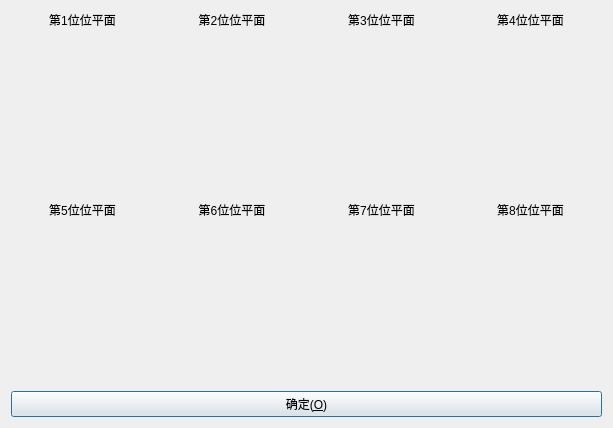
<?xml version="1.0" encoding="UTF-8"?>
<ui version="4.0">
 <class>BitPlaneDialog</class>
 <widget class="QDialog" name="BitPlaneDialog">
  <property name="geometry">
   <rect>
    <x>0</x>
    <y>0</y>
    <width>613</width>
    <height>428</height>
   </rect>
  </property>
  <property name="windowTitle">
   <string>位平面显示</string>
  </property>
  <layout class="QVBoxLayout" name="verticalLayout">
   <item>
    <layout class="QHBoxLayout" name="_layoutUp">
     <item>
      <layout class="QVBoxLayout" name="_layout1">
       <item>
        <widget class="QLabel" name="_lab1">
         <property name="sizePolicy">
          <sizepolicy hsizetype="Preferred" vsizetype="Maximum">
           <horstretch>0</horstretch>
           <verstretch>0</verstretch>
          </sizepolicy>
         </property>
         <property name="text">
          <string>第1位位平面</string>
         </property>
         <property name="alignment">
          <set>Qt::AlignCenter</set>
         </property>
        </widget>
       </item>
       <item>
        <widget class="QLabel" name="_img1">
         <property name="text">
          <string/>
         </property>
        </widget>
       </item>
      </layout>
     </item>
     <item>
      <layout class="QVBoxLayout" name="_layout2">
       <item>
        <widget class="QLabel" name="_lab2">
         <property name="sizePolicy">
          <sizepolicy hsizetype="Preferred" vsizetype="Maximum">
           <horstretch>0</horstretch>
           <verstretch>0</verstretch>
          </sizepolicy>
         </property>
         <property name="text">
          <string>第2位位平面</string>
         </property>
         <property name="alignment">
          <set>Qt::AlignCenter</set>
         </property>
        </widget>
       </item>
       <item>
        <widget class="QLabel" name="_img2">
         <property name="text">
          <string/>
         </property>
        </widget>
       </item>
      </layout>
     </item>
     <item>
      <layout class="QVBoxLayout" name="_layout3">
       <item>
        <widget class="QLabel" name="_lab3">
         <property name="sizePolicy">
          <sizepolicy hsizetype="Preferred" vsizetype="Maximum">
           <horstretch>0</horstretch>
           <verstretch>0</verstretch>
          </sizepolicy>
         </property>
         <property name="text">
          <string>第3位位平面</string>
         </property>
         <property name="alignment">
          <set>Qt::AlignCenter</set>
         </property>
        </widget>
       </item>
       <item>
        <widget class="QLabel" name="_img3">
         <property name="text">
          <string/>
         </property>
        </widget>
       </item>
      </layout>
     </item>
     <item>
      <layout class="QVBoxLayout" name="_layout4">
       <item>
        <widget class="QLabel" name="_lab4">
         <property name="sizePolicy">
          <sizepolicy hsizetype="Preferred" vsizetype="Maximum">
           <horstretch>0</horstretch>
           <verstretch>0</verstretch>
          </sizepolicy>
         </property>
         <property name="text">
          <string>第4位位平面</string>
         </property>
         <property name="alignment">
          <set>Qt::AlignCenter</set>
         </property>
        </widget>
       </item>
       <item>
        <widget class="QLabel" name="_img4">
         <property name="text">
          <string/>
         </property>
        </widget>
       </item>
      </layout>
     </item>
    </layout>
   </item>
   <item>
    <layout class="QHBoxLayout" name="_layoutDown">
     <item>
      <layout class="QVBoxLayout" name="_layout5">
       <item>
        <widget class="QLabel" name="_lab5">
         <property name="sizePolicy">
          <sizepolicy hsizetype="Preferred" vsizetype="Maximum">
           <horstretch>0</horstretch>
           <verstretch>0</verstretch>
          </sizepolicy>
         </property>
         <property name="text">
          <string>第5位位平面</string>
         </property>
         <property name="alignment">
          <set>Qt::AlignCenter</set>
         </property>
        </widget>
       </item>
       <item>
        <widget class="QLabel" name="_img5">
         <property name="text">
          <string/>
         </property>
        </widget>
       </item>
      </layout>
     </item>
     <item>
      <layout class="QVBoxLayout" name="_layout6">
       <item>
        <widget class="QLabel" name="_lab6">
         <property name="sizePolicy">
          <sizepolicy hsizetype="Preferred" vsizetype="Maximum">
           <horstretch>0</horstretch>
           <verstretch>0</verstretch>
          </sizepolicy>
         </property>
         <property name="text">
          <string>第6位位平面</string>
         </property>
         <property name="alignment">
          <set>Qt::AlignCenter</set>
         </property>
        </widget>
       </item>
       <item>
        <widget class="QLabel" name="_img6">
         <property name="text">
          <string/>
         </property>
        </widget>
       </item>
      </layout>
     </item>
     <item>
      <layout class="QVBoxLayout" name="_layout7">
       <item>
        <widget class="QLabel" name="_lab7">
         <property name="sizePolicy">
          <sizepolicy hsizetype="Preferred" vsizetype="Maximum">
           <horstretch>0</horstretch>
           <verstretch>0</verstretch>
          </sizepolicy>
         </property>
         <property name="text">
          <string>第7位位平面</string>
         </property>
         <property name="alignment">
          <set>Qt::AlignCenter</set>
         </property>
        </widget>
       </item>
       <item>
        <widget class="QLabel" name="_img7">
         <property name="text">
          <string/>
         </property>
        </widget>
       </item>
      </layout>
     </item>
     <item>
      <layout class="QVBoxLayout" name="_layout8">
       <item>
        <widget class="QLabel" name="_lab8">
         <property name="sizePolicy">
          <sizepolicy hsizetype="Preferred" vsizetype="Maximum">
           <horstretch>0</horstretch>
           <verstretch>0</verstretch>
          </sizepolicy>
         </property>
         <property name="text">
          <string>第8位位平面</string>
         </property>
         <property name="alignment">
          <set>Qt::AlignCenter</set>
         </property>
        </widget>
       </item>
       <item>
        <widget class="QLabel" name="_img8">
         <property name="text">
          <string/>
         </property>
        </widget>
       </item>
      </layout>
     </item>
    </layout>
   </item>
   <item>
    <widget class="QPushButton" name="_okBtn">
     <property name="text">
      <string>确定(&amp;O)</string>
     </property>
    </widget>
   </item>
  </layout>
 </widget>
 <resources/>
 <connections/>
</ui>
